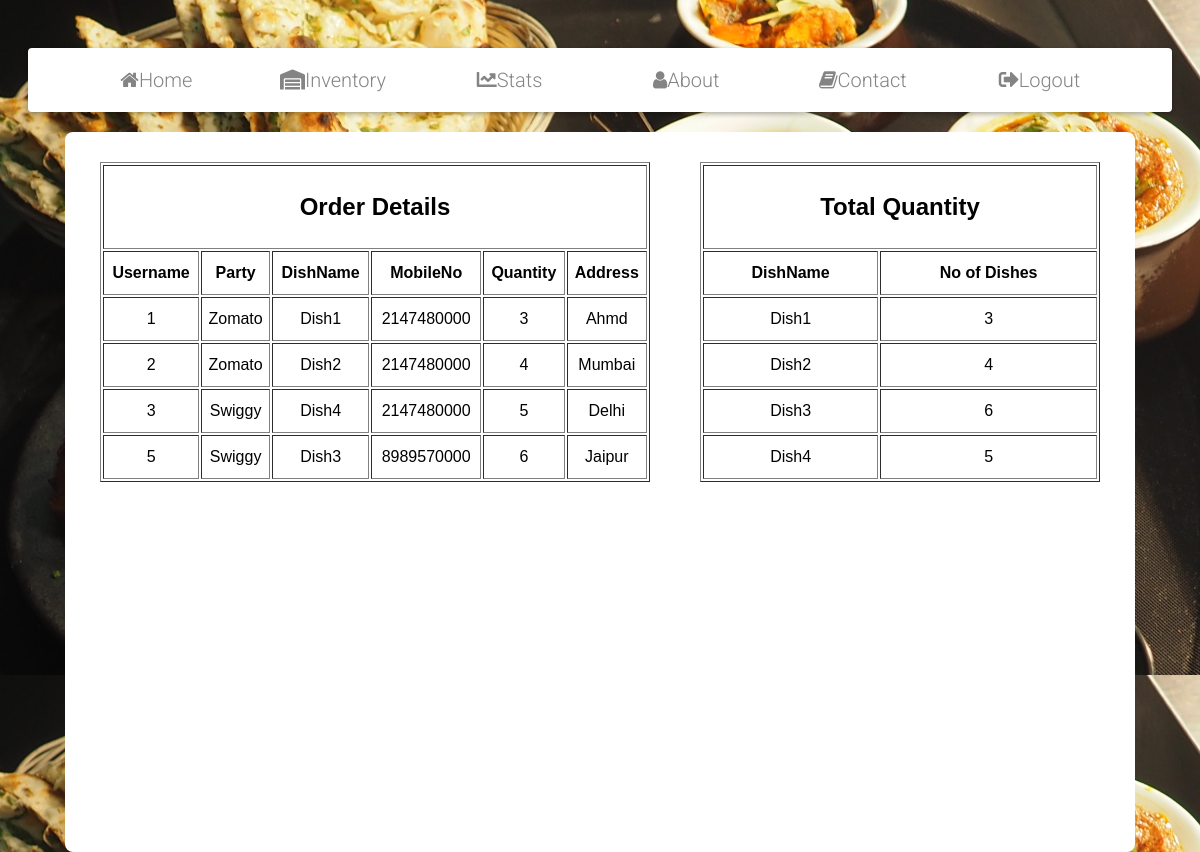
Screenshot of /naitik/stats.php with the database file from the repository.
### tables this page shows
CREATE TABLE `order` (
  `Username` varchar(30) NOT NULL,
  `Party` varchar(20) NOT NULL,
  `DishName` varchar(20) NOT NULL,
  `MobileNo` float NOT NULL,
  `Quantity` int(5) NOT NULL,
  `Address` varchar(50) NOT NULL
);

### naitik/stats.php (the view, shortened to what this page needs)
<!DOCTYPE html>
<html lang="en" dir="ltr">
  <head>
    <link rel="stylesheet" href="https://use.fontawesome.com/releases/v5.8.1/css/all.css">
	<link rel="stylesheet" href="https://cdnjs.cloudflare.com/ajax/libs/font-awesome/4.7.0/css/font-awesome.min.css">
    <link rel="stylesheet" href="cssstyle3.css" type="text/css">
  </head>
  <body style="padding:20px ; background-image: url('bg2.jpg'); background-size: cover;";>
      <div id="menu-nav">
        <div id="navigation-bar">
          <ul>
           <li><a href="home.html"><i class="fa fa-home"></i><span>Home</span></a></li>
                <li><a href="inventory.html"><i class="fas fa-warehouse" ></i><span>Inventory</span></a></li>
                <li><a href="stats.php"><i class="fas fa-chart-line"></i><span>Stats</span></a></li>
                <li><a href="about.html"><i class="fa fa-user"></i><span>About</span></a></li>
                <li><a href="contact.html"><i class="fa fa-book"></i><span>Contact</span></a></li>
                <li><a href="logout.php"><i class="fas fa-sign-out-alt"></i><span>Logout</span></a></li>
          </ul>
        </div>
        </div>
        <div class="box" align="center">
          <div class="about">
            <?php
              $conn=mysqli_connect("localhost","root","","abc");
              $query="select * from `order`";
              $result=mysqli_query($conn,$query);
              echo"<table border='1px' style='width:550px; text-align:center;font-size: 16px; float:left;margin-top:20px; margin-left:25px; line-height:40px;'>
              <tr>
                  <th colspan='6'><h2> Order Details </h2></th>
              </tr>
              <tr>
                <th> Username </th>
                <th> Party </th>
                <th> DishName </th>
                <th> MobileNo </th>
                <th> Quantity </th>
                <th> Address </th>
              </tr>";
                while($rows=mysqli_fetch_assoc($result))
                {
                    echo"<tr>";
                    echo"<td text='center'>".$rows['Username']."</td>";
                    echo"<td>".$rows['Party']. "</td>";
                    echo"<td>".$rows['DishName']."</td>";
                    echo"<td>".$rows['MobileNo']."</td>";
                    echo"<td>".$rows['Quantity']."</td>";
                    echo"<td>".$rows['Address']."</td>";
                    echo "</tr>";
                  }
                echo"</table>";
                echo"<table border='1px' style='width:400px; text-align:center;font-size: 16px; margin-top:20px;float:right; margin-right:25px; line-height:40px;'>
                <tr>
                    <th colspan='2'><h2> Total Quantity </h2></th>
                </tr>
                <tr>
                <th> DishName </th>
                <th> No of Dishes </th>
               </tr>";
                $query="select DishName,SUM(Quantity) from `order` WHERE DishName='Dish1'";
                $result=mysqli_query($conn,$query);
                while($rows=mysqli_fetch_assoc($result))
                {
                    echo"<tr>";
                    echo"<td>".$rows['DishName']."</td>";
                    echo"<td>".$rows['SUM(Quantity)']."</td>";
                    echo"</tr>";
                }
                $query="select DishName,SUM(Quantity) from `order` WHERE DishName='Dish2'";
                $result=mysqli_query($conn,$query);
                while($rows=mysqli_fetch_assoc($result))
                {
                    echo"<tr>";
                   echo"<td>".$rows['DishName']."</td>";
                   echo"<td>".$rows['SUM(Quantity)']."</td>";
                   echo"</tr>";
                }
                $query="select DishName,SUM(Quantity) from `order` WHERE DishName='Dish3'";
                $result=mysqli_query($conn,$query);
                while($rows=mysqli_fetch_assoc($result))
                {
                    echo"<tr>";
                   echo"<td>".$rows['DishName']."</td>";
                   echo"<td>".$rows['SUM(Quantity)']."</td>";
                   echo"</tr>";
                }
                $query="select DishName,SUM(Quantity) from `order` WHERE DishName='Dish4'";
                $result=mysqli_query($conn,$query);
                while($rows=mysqli_fetch_assoc($result))
                {
                    echo"<tr>";
                    echo"<td>".$rows['DishName']."</td>";
                    echo"<td>".$rows['SUM(Quantity)']."</td>";
                    echo"</tr>";
                }
                echo"</table>";
                ?>
          </div>
        </div>
  </body>
</html>

### naitik/cssstyle3.css (style rules this page uses)
body { font: normal 300 18px "Roboto", sans-serif; }
#menu-nav { max-width: 1300px; margin: 20px auto; background-color: #fff; border-radius: 4px; box-shadow: 0 2px 5px rgba(0, 0, 0, 0.3); }
#navigation-bar ul { border-radius: 4px; overflow: hidden; }
#navigation-bar li { float: left; width: 16%; }
#navigation-bar a { color: #848484; font-size: 20px; text-decoration: none; text-align: center; padding: 20px 0; display: block; position: relative; transition: all 0.3s ease; }
#navigation-bar a::before { content: ""; transition: all 0.4s ease-in-out; position: absolute; right: 50%; left: 50%; bottom: 0; height: 2px; background-color: #e74c3c; }
li { list-style: none; }
.box { width: 100%; height: 400px; }
.box .about { width: 1050px; height: 700px; border-radius: 8px; float: center; border: none; outline: none; color:black; padding: 10px; font-family: sans-serif; font-size: 20px; background-color: #fff; }

### rows the page displays
order: Username "1", Party "Zomato", DishName "Dish1", MobileNo "2147480000", Quantity "3", Address "Ahmd"
order: Username "2", Party "Zomato", DishName "Dish2", MobileNo "2147480000", Quantity "4", Address "Mumbai"
order: Username "3", Party "Swiggy", DishName "Dish4", MobileNo "2147480000", Quantity "5", Address "Delhi"
order: Username "5", Party "Swiggy", DishName "Dish3", MobileNo "8989570000", Quantity "6", Address "Jaipur"

### other values shown
$rows['DishName'] "Dish1"
$rows['SUM(Quantity)'] "3"
$rows['DishName'] "Dish2"
$rows['SUM(Quantity)'] "4"
$rows['DishName'] "Dish3"
$rows['SUM(Quantity)'] "6"
$rows['DishName'] "Dish4"
$rows['SUM(Quantity)'] "5"
